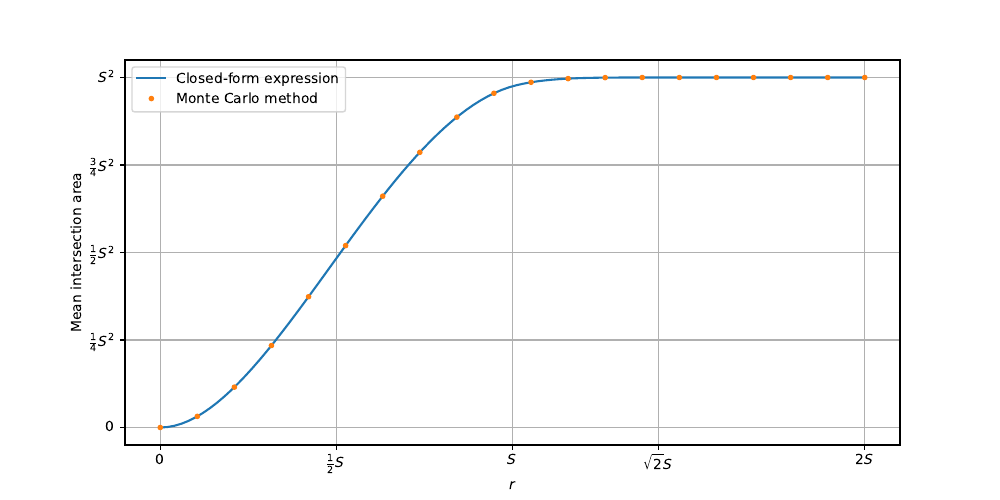

Reproduce this figure in Python.
import numpy as np
import matplotlib.pyplot as plt

from lpa.input import overlap

S = 10
r_ana = np.linspace(0.01, 2*S, 100)
r_sim = np.linspace(0.01, 2*S, 20)

plt.figure(figsize=(10,5))
plt.plot(
    r_ana,
    overlap.mean_circle_square_analytic(r_ana, S),
    label=r"Closed-form expression",
)
plt.plot(
    r_sim,
    overlap.mean_circle_square_simulation(r_sim, S),
    '.',
    label=r"Monte Carlo method",
)
plt.ylabel("Mean intersection area")
plt.xlabel("$r$")
plt.legend()
plt.grid()
plt.yticks(
    [
        0,
        S**2/4,
        S**2/2,
        3*S**2/4,
        S**2,
    ],
    [
        r"$0$",
        r"$\frac{1}{4}S^2$",
        r"$\frac{1}{2}S^2$",
        r"$\frac{3}{4}S^2$", r"$S^2$",
    ],
)
plt.xticks(
    [
        0,
        S,
        S/2,
        2**(1/2)*S,
        2*S,
    ],
    [
        r"$0$",
        r"$S$",
        r"$\frac{1}{2}S$",
        r"$\sqrt{2}S$",
        r"$2S$",
    ],
)
plt.savefig("mean_circle_square.pdf")
